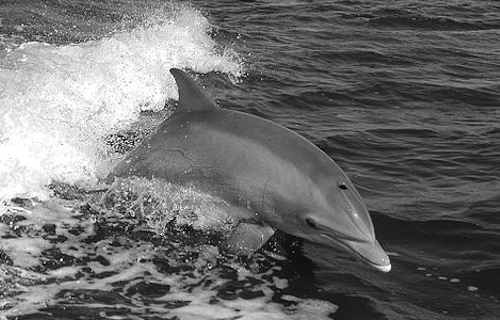
#> input picture CV-lecture-quizzes-python/2A-L1/images/dolphin.png, 500 x 320 px
$ python noise.py
#> lines starting #> are read from the running program, lines starting #| are printed output that depends on the picture
import cv2
import numpy as np

dolphin = cv2.imread("images/dolphin.png")
#> dolphin is the input picture: shape (320, 500, 3); min 0, max 255, mean 109.1
dolphin = dolphin[:,:,0]
#> dolphin: shape (320, 500)

noise = np.random.rand(*dolphin.shape) * 50
result = dolphin + noise
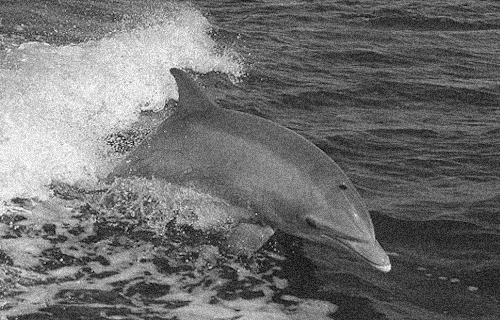
#> result: shape (320, 500) float64; min 0.426, max 305, mean 134.1; drawn with min black and max white

cv2.imshow('Result', result.astype(np.uint8))
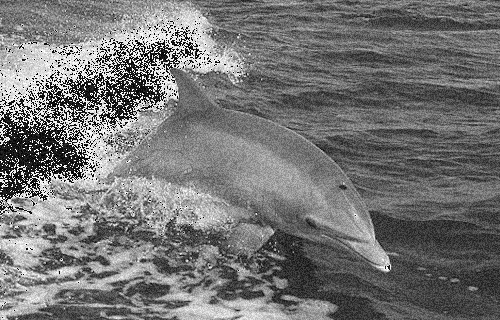
#> window 'Result': shape (320, 500); min 0, max 255, mean 116.6
cv2.waitKey(0)

$ run again, with CV-lecture-quizzes-python/2A-L1/images/bicycle.png copied over CV-lecture-quizzes-python/2A-L1/images/dolphin.png
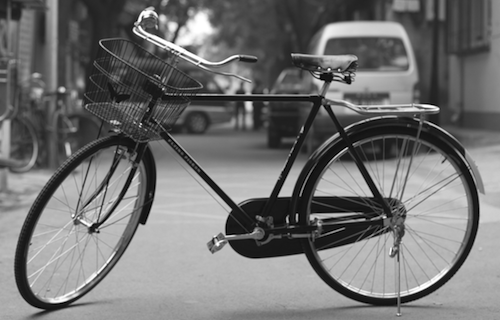
#> input picture CV-lecture-quizzes-python/2A-L1/images/bicycle.png, 500 x 320 px
#> dolphin is the input picture: shape (320, 500, 3); min 0, max 255, mean 114.2
#> dolphin: shape (320, 500)
#> `result = dolphin + noise`:
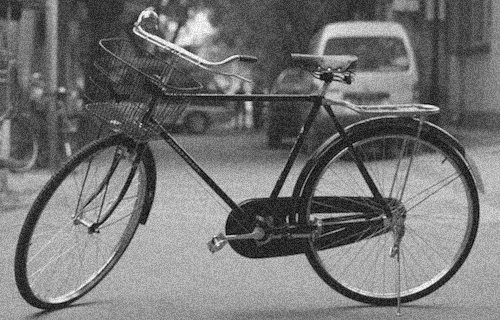
#> result: shape (320, 500) float64; min 0.138, max 304.9, mean 139.2; drawn with min black and max white
#> `cv2.imshow('Result', result.astype(np.uint8))`:
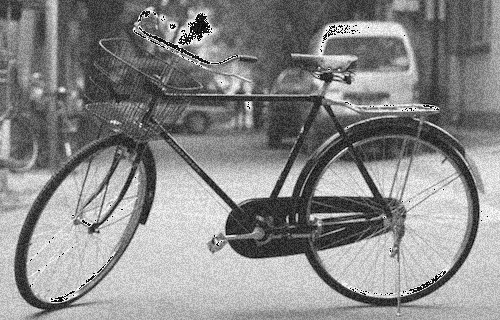
#> window 'Result': shape (320, 500); min 0, max 255, mean 136.6

$ run again, with CV-lecture-quizzes-python/2A-L1/images/fruit.png copied over CV-lecture-quizzes-python/2A-L1/images/dolphin.png
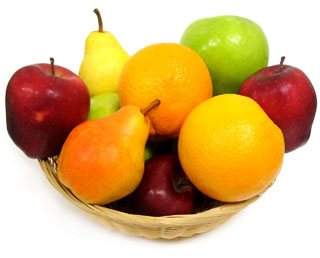
#> input picture CV-lecture-quizzes-python/2A-L1/images/fruit.png, 320 x 258 px
#> dolphin is the input picture: shape (258, 320, 3); mean B, G, R 119.7, 178.6, 216.9
#> dolphin: shape (258, 320)
#> `result = dolphin + noise`:
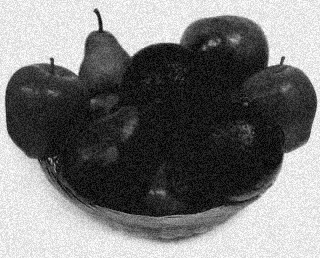
#> result: shape (258, 320) float64; min 0.00454, max 305, mean 144.7; drawn with min black and max white
#> `cv2.imshow('Result', result.astype(np.uint8))`:
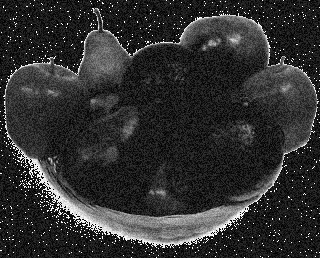
#> window 'Result': shape (258, 320); min 0, max 255, mean 47.7
